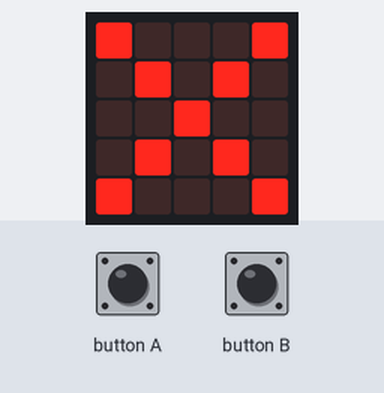
Recording of a program running on a simulated BBC micro:bit (MakeCode). On the bench: the board's 5×5 LED display. The inputs (shaded band) are chosen by the test bench.

Above: at 1.2 s.
1.3 s: button B pressed for 0.15 s
At 3.0 s:
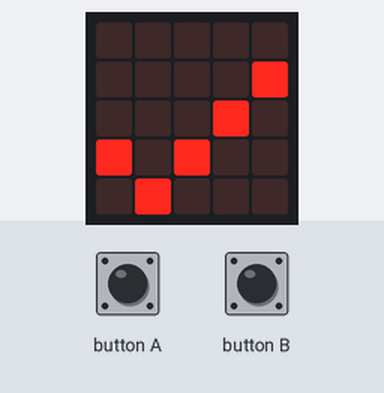
3.3 s: button A pressed for 0.15 s
At 4.2 s:
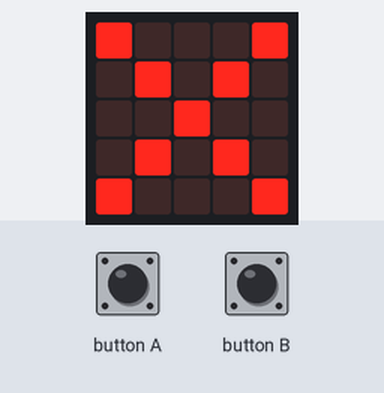
Timing chart, 0 to 6.3 s (numbered marks = the images above; inputs shaded):
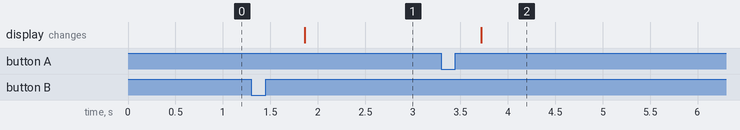

The program:

main.ts
```typescript
input.onButtonPressed(Button.A, function () {
    if (edad > 0) {
        edad += -1
    }
})
input.onButtonPressed(Button.B, function () {
    edad += 1
})
let edad = 0
edad = 17
basic.forever(function () {
    if (edad >= 18) {
        basic.showIcon(IconNames.Yes)
    } else {
        basic.showIcon(IconNames.No)
    }
})
```

test.ts
```typescript
// aquí va el archivo "tests"; esto no se compilará cuando este paquete se utilice como una extensión.
```

Measured:
- after the input at 1.3 s, the display: changes after 0.56 s (image 1)
- after the input at 3.3 s, the display: changes after 0.42 s (image 2)
